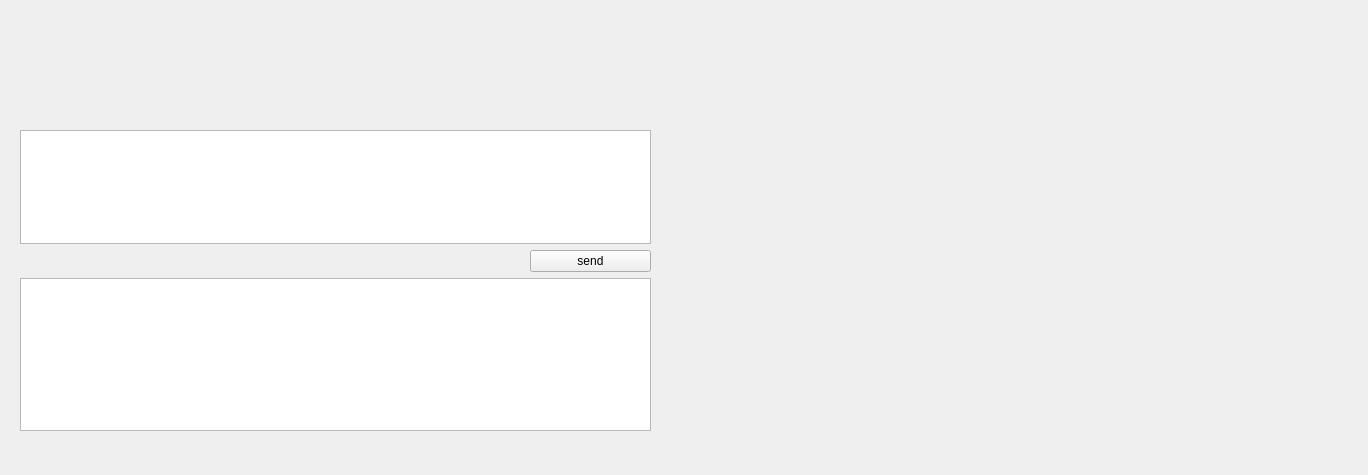
<?xml version="1.0" encoding="UTF-8"?>
<ui version="4.0">
 <class>WebSocketWidget</class>
 <widget class="QWidget" name="WebSocketWidget">
  <property name="geometry">
   <rect>
    <x>0</x>
    <y>0</y>
    <width>1368</width>
    <height>475</height>
   </rect>
  </property>
  <property name="windowTitle">
   <string>WebSocket</string>
  </property>
  <widget class="QWidget" name="widget_show" native="true">
   <property name="geometry">
    <rect>
     <x>20</x>
     <y>130</y>
     <width>631</width>
     <height>301</height>
    </rect>
   </property>
   <layout class="QGridLayout" name="gridLayout">
    <item row="1" column="0" rowspan="2" colspan="5">
     <widget class="QTextEdit" name="textEdit_MessageSend">
      <property name="sizePolicy">
       <sizepolicy hsizetype="Expanding" vsizetype="Preferred">
        <horstretch>0</horstretch>
        <verstretch>0</verstretch>
       </sizepolicy>
      </property>
     </widget>
    </item>
    <item row="3" column="4">
     <widget class="QPushButton" name="pushButton_sendMessage">
      <property name="text">
       <string>send</string>
      </property>
     </widget>
    </item>
    <item row="4" column="0" colspan="5">
     <widget class="QTextBrowser" name="textBrowser_MessageReceived"/>
    </item>
   </layout>
  </widget>
 </widget>
 <resources/>
 <connections/>
</ui>
